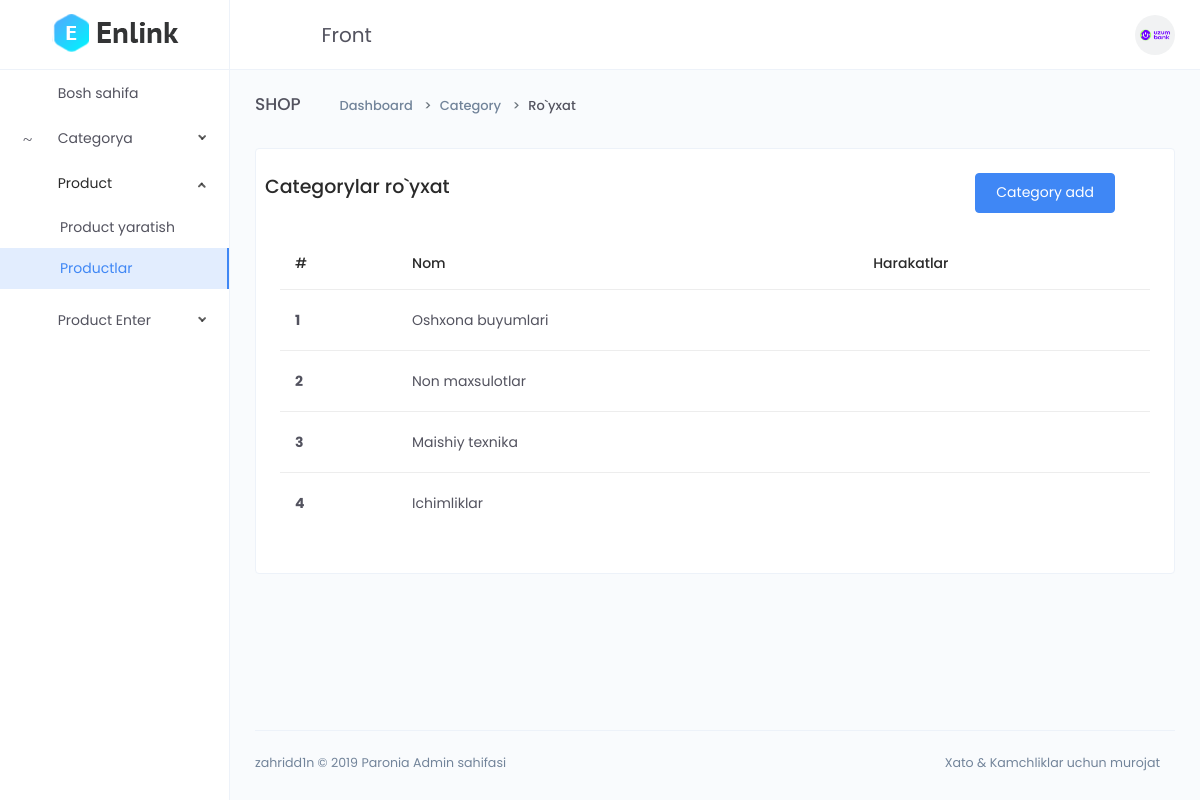
Page /dashboard/category-list/ (signed in) on the committed database.
### main/models.py (models this page shows, shortened)
class Category(models.Model):
    name = models.CharField(max_length=255, unique=True)

### main/func.py (the view)
    def wrapper(request, *args, **kwargs):
        if request.user.is_staff:
            return func(request, *args, **kwargs)
        else:
            return redirect("front:index")

### main/dashboard/views.py (called while the page is built)
@staff_required
def category_list(request):
    queryset = models.Category.objects.all()
    context = {
        'queryset': queryset
    }
    return render(request, 'dashboard/category/list.html', context)

### main/func.py (called while the page is built)
def staff_required(func):
    def wrapper(request, *args, **kwargs):
        if request.user.is_staff:
            return func(request, *args, **kwargs)
        else:
            return redirect("front:index")
    return wrapper

### templates/dashboard/category/list.html (shortened to what this page needs)
{% extends 'dashboard/base.html' %}
{% block content %}
<div class="main-content">
    <div class="page-header">
        <h2 class="header-title">SHOP</h2>
        <div class="header-sub-title">
            <nav class="breadcrumb breadcrumb-dash">
                <a href="#" class="breadcrumb-item"><i class="anticon anticon-home m-r-5"></i>Dashboard</a>
                <a class="breadcrumb-item" href="#">Category</a>
                <span class="breadcrumb-item active">Ro`yxat</span>
            </nav>
        </div>
    </div>
    <div class="card">
        <div class="card-body">
            <div class="row d-flex justify-content-between">
                <h4 style="display: inline-block;">Categorylar ro`yxat</h4>
                <a href="{% url 'dashboard:category_create' %}" style="display: inline-block; margin-right: 50px;"> <button type="button" class="btn btn-primary" style="z-index: 2;">Category add</button> </a>
            </div>
            <div class="m-t-25">
                <div class="table-responsive">
                    <table class="table">
                        <thead>
                            <tr>
                                <th scope="col">#</th>
                                <th scope="col">Nom</th>
                                <th scope="col">Harakatlar</th>
                            </tr>
                        </thead>
                        <tbody>
                            {% for q in queryset %}
                            <tr>
                                <th scope="row">{{forloop.counter}}</th>
                                <td>{{q.name}}</td>
                                    <td>
                                        <button class="btn btn-icon btn-hover btn-sm btn-rounded pull-right" data-toggle="modal" data-target="#exampleModalupdate{{forloop.counter}}">
                                            <a></a><i class="anticon anticon-edit"></i>
                                        </button>
                                        <button class="btn btn-icon btn-hover btn-sm btn-rounded" data-toggle="modal" data-target="#exampleModaldelete{{forloop.counter}}">
                                            <a></a><i class="anticon anticon-delete"></i>
                                        </button>
                                    </td>
                            </tr>
                            {% endfor %}
                        </tbody>
                    </table>
                </div>
            </div>
        </div>
    </div>
</div>
{% endblock %}

### rows in the picture
Category: name "Oshxona buyumlari"
Category: name "Non maxsulotlar"
Category: name "Maishiy texnika"
Category: name "Ichimliklar"
